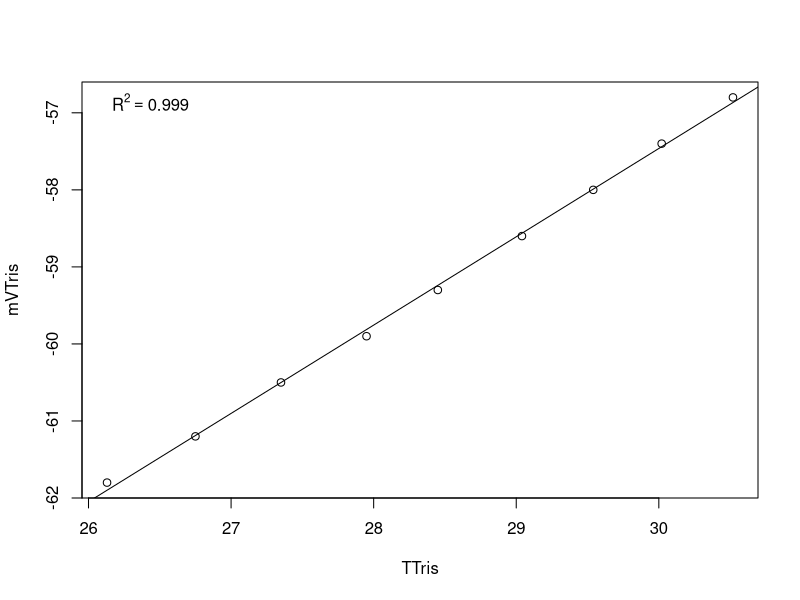

Recreate this plot in R.
setwd("~/MyProjects/urol-e5/timeseries/timepoint_2/tris_calibrations") #set working directory

Calib.Data <-read.table("20200305.csv", header=TRUE, sep=",", na.string="NA", as.is=TRUE) #reads in the data files
model <-lm(mVTris ~ TTris, data=Calib.Data) #runs a linear regression of mV as a function of temperature
coe <- coef(model) #extracts the coeffecients
R2<-summary(model)$r.squared
plot(mVTris ~ TTris, data=Calib.Data)
abline(lm(mVTris ~ TTris, data=Calib.Data))
legend('topleft', legend = bquote(R^2 == .(format(R2, digits = 3))), bty='n')
